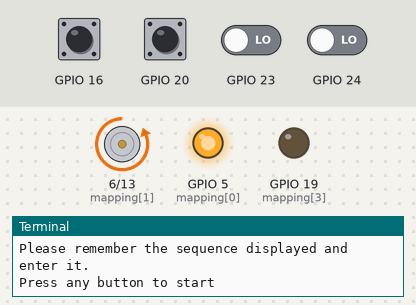
A program run on a simulated Raspberry Pi (BCM pin numbers). Shown: motor-driver pin pairs drawn as motors (green arrow = first pin HIGH = forward, orange = second pin HIGH = backward, longer = more drive), output pins drawn as LEDs (lit = HIGH), the last lines printed to the terminal. The inputs (shaded band) are chosen by the test bench; at power-on: GPIO 16, GPIO 20, GPIO 23, GPIO 24 LOW. Random numbers come from a fixed seed. At 16.8 s the program stops and its outputs stay as they are.

Above: at 5.0 s.
5.1 s: GPIO 16 pulled HIGH for 0.15 s
At 5.9 s:
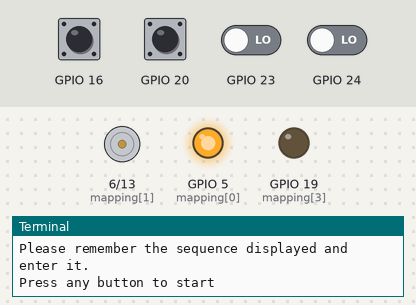
7.6 s: GPIO 20 pulled HIGH for 0.15 s
At 9.5 s:
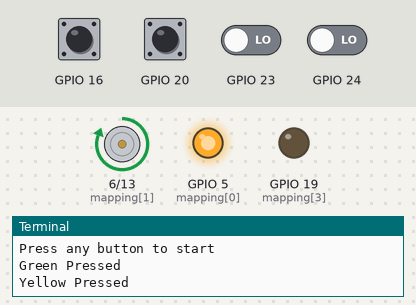
13.8 s: GPIO 16 pulled HIGH for 1 s
At 15.4 s:
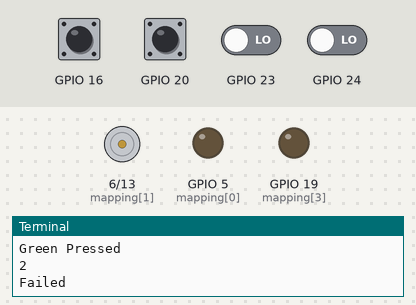
Timing chart, 0 to 16.9 s (numbered marks = the images above; inputs shaded):
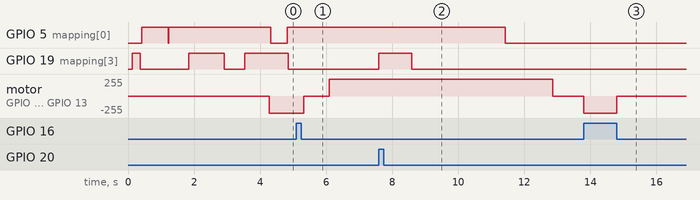

Measured:
- after the input at 7.6 s, GPIO 19 (mapping[3]): LOW → HIGH at once, → LOW 1.0 s later
- after the input at 13.8 s, motor on GPIO 6 (mapping[1]) / GPIO 13 (mapping[2]): stopped → backward 255/255 at once, → stopped 1.0 s later

The program:

Simongame.py
```python
import RPi.GPIO as GPIO
from time import sleep
from math import log1p
from random import random
from random import randint

#Initialize GPIO
GPIO.setmode(GPIO.BCM)
GPIO.setwarnings(False)
GPIO.setup(23, GPIO.IN, pull_up_down=GPIO.PUD_DOWN)
GPIO.setup(24, GPIO.IN, pull_up_down=GPIO.PUD_DOWN)
GPIO.setup(16, GPIO.IN, pull_up_down=GPIO.PUD_DOWN)
GPIO.setup(20, GPIO.IN, pull_up_down=GPIO.PUD_DOWN)
GPIO.setup(5, GPIO.OUT)
GPIO.setup(6, GPIO.OUT)
GPIO.setup(13, GPIO.OUT)
GPIO.setup(19, GPIO.OUT)

#Create Functions
def get_time(score):
    return 1/log1p(score+1)

def get_random_number(x):
    y = randint(0,3)
    if x==y:
        return randint(0,3)
    else:
        return y

def red(channel):
    GPIO.output(5,1)
    sleep(1)
    GPIO.output(5,0)
    print ("Red Pressed")
    global input_state
    input_state = 0

def white(channel):
    GPIO.output(6,1)
    sleep(1)
    GPIO.output(6,0)
    print ("White Pressed")
    global input_state
    input_state = 1

def green(channel):
    GPIO.output(13,1)
    sleep(1)
    GPIO.output(13,0)
    print ("Green Pressed")
    global input_state
    input_state = 2

def yellow(channel):
    GPIO.output(19,1)
    sleep(1)
    GPIO.output(19,0)
    print ("Yellow Pressed")
    global input_state
    input_state = 3

GPIO.add_event_detect(23, GPIO.RISING, callback=red, bouncetime=300)
GPIO.add_event_detect(24, GPIO.RISING, callback=white, bouncetime=300)
GPIO.add_event_detect(16, GPIO.RISING, callback=green, bouncetime=300)
GPIO.add_event_detect(20, GPIO.RISING, callback=yellow, bouncetime=300)

#Initialize variables
sequence = []
mapping = [5,6,13,19]
score = 0
input_state = 4
failed = False
colors=["Red","White","Green","Yellow"]

#Intro
print("Welcome to the Simon Game!")
print("Please remember the sequence displayed and enter it.")
print("Press any button to start")
while input_state==4:
    GPIO.output(mapping[randint(0,3)],randint(0,1))
    sleep(random()/2)

#Reset
sleep(5)
input_state=4
GPIO.output(5,0)
GPIO.output(6,0)
GPIO.output(13,0)
GPIO.output(19,0)

#Main
while not failed:
    #Add to sequence
    if sequence:
        sequence.append(get_random_number(sequence[-1]))
    else:
        sequence.append(randint(0,3))
    #Display sequence
    for i in sequence:
        GPIO.output(mapping[i],1)
        sleep(get_time(score))
        GPIO.output(mapping[i],0)
        sleep(0.4)
        print(colors[i])
    input_state=4
    #Get input
    for i in sequence:
        if failed:
            break
        while True:
            if input_state==i:
                print("Correct")
                input_state=4
                break
            elif input_state!=4 and input_state!=i:
                print(input_state)
                print("Failed")
                failed=True
                break
    score+=1
    sleep(2)
print("Game over! Your Score is",score)

GPIO.cleanup()
```
